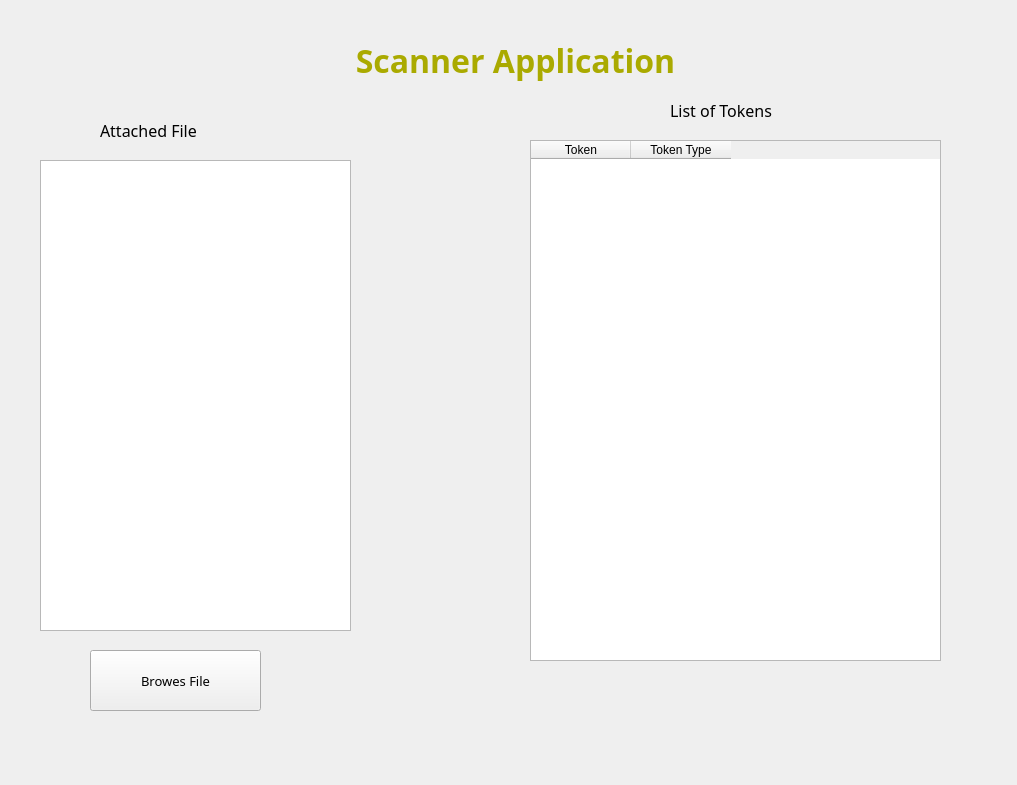
<?xml version="1.0" encoding="UTF-8"?>
<ui version="4.0">
 <class>Scanner</class>
 <widget class="QWidget" name="Scanner">
  <property name="geometry">
   <rect>
    <x>0</x>
    <y>0</y>
    <width>1017</width>
    <height>785</height>
   </rect>
  </property>
  <property name="autoFillBackground">
   <bool>false</bool>
  </property>
  <property name="styleSheet">
   <string notr="true"/>
  </property>
  <widget class="QPushButton" name="pushButton">
   <property name="geometry">
    <rect>
     <x>90</x>
     <y>650</y>
     <width>171</width>
     <height>61</height>
    </rect>
   </property>
   <property name="font">
    <font>
     <family>Sitka Banner</family>
     <pointsize>10</pointsize>
    </font>
   </property>
   <property name="text">
    <string>Browes File</string>
   </property>
  </widget>
  <widget class="QLabel" name="label_2">
   <property name="geometry">
    <rect>
     <x>330</x>
     <y>30</y>
     <width>371</width>
     <height>61</height>
    </rect>
   </property>
   <property name="font">
    <font>
     <family>Sitka Banner</family>
     <pointsize>24</pointsize>
     <weight>75</weight>
     <bold>true</bold>
    </font>
   </property>
   <property name="text">
    <string>&lt;html&gt;&lt;head/&gt;&lt;body&gt;&lt;p&gt;&lt;span style=&quot; color:#aaaa00;&quot;&gt;Scanner Application&lt;/span&gt;&lt;/p&gt;&lt;/body&gt;&lt;/html&gt;</string>
   </property>
   <property name="scaledContents">
    <bool>false</bool>
   </property>
   <property name="alignment">
    <set>Qt::AlignCenter</set>
   </property>
  </widget>
  <widget class="QTableWidget" name="tableWidget">
   <property name="geometry">
    <rect>
     <x>530</x>
     <y>140</y>
     <width>411</width>
     <height>521</height>
    </rect>
   </property>
   <column>
    <property name="text">
     <string>Token</string>
    </property>
   </column>
   <column>
    <property name="text">
     <string>Token Type</string>
    </property>
   </column>
  </widget>
  <widget class="QTextBrowser" name="textBrowser">
   <property name="geometry">
    <rect>
     <x>40</x>
     <y>160</y>
     <width>311</width>
     <height>471</height>
    </rect>
   </property>
  </widget>
  <widget class="QLabel" name="label">
   <property name="geometry">
    <rect>
     <x>100</x>
     <y>110</y>
     <width>111</width>
     <height>41</height>
    </rect>
   </property>
   <property name="font">
    <font>
     <family>Sitka Banner</family>
     <pointsize>12</pointsize>
    </font>
   </property>
   <property name="text">
    <string>Attached File</string>
   </property>
  </widget>
  <widget class="QLabel" name="label_3">
   <property name="geometry">
    <rect>
     <x>670</x>
     <y>100</y>
     <width>121</width>
     <height>21</height>
    </rect>
   </property>
   <property name="font">
    <font>
     <family>Sitka Banner</family>
     <pointsize>12</pointsize>
    </font>
   </property>
   <property name="text">
    <string>List of Tokens</string>
   </property>
  </widget>
 </widget>
 <resources/>
 <connections/>
</ui>
